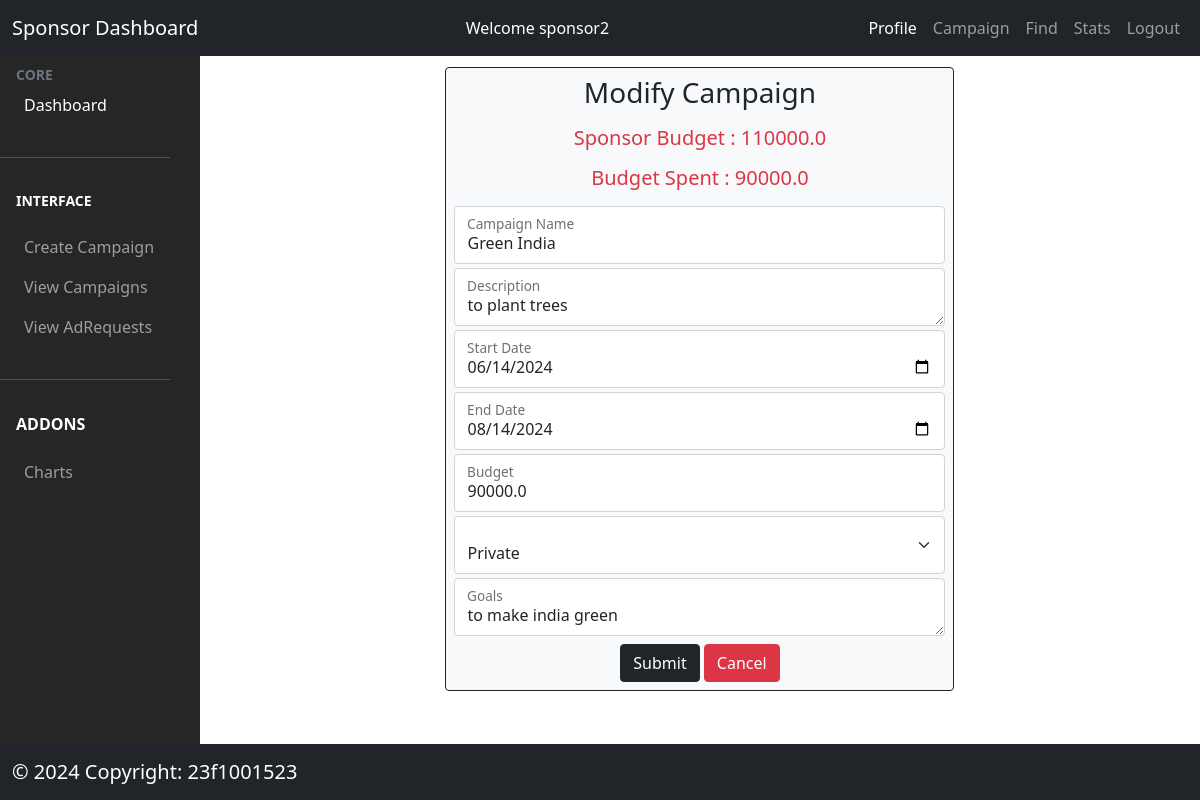
Before: /sponsor/campaign/modify/3 (signed in) with the older database file.
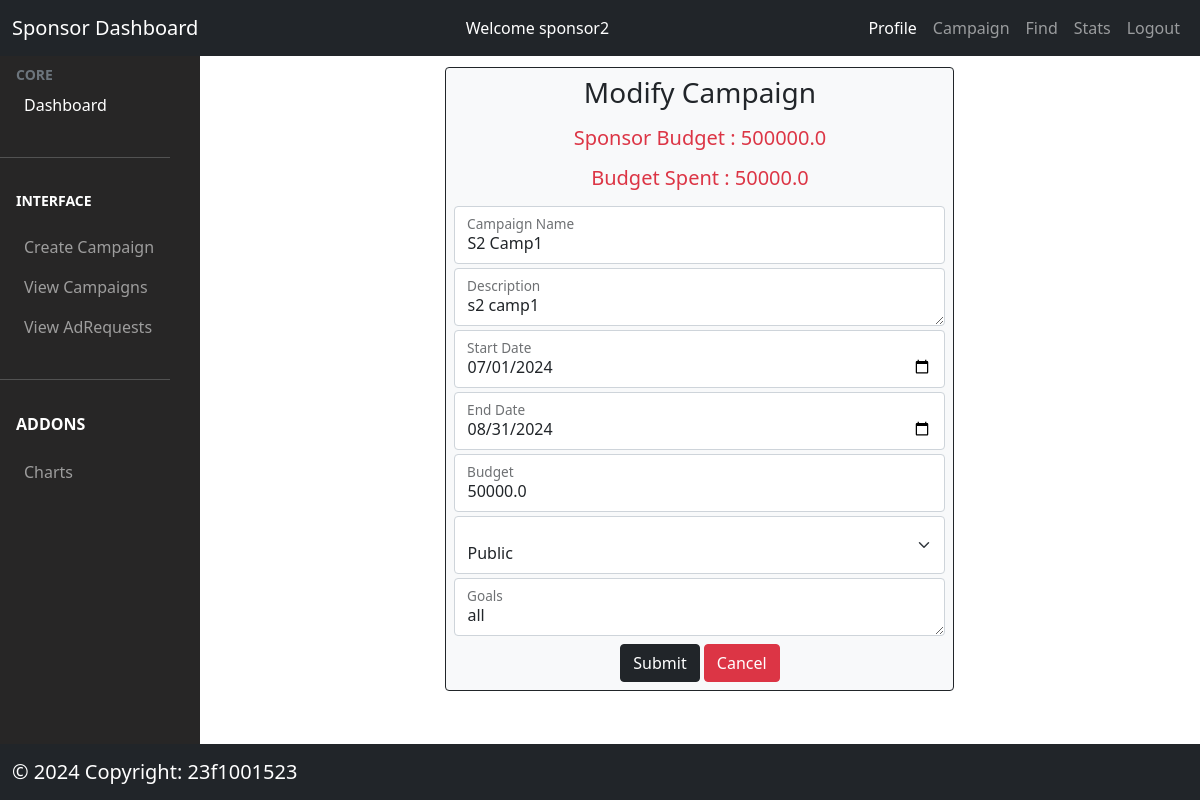
After: the same page with the newer database file.
### models/model.py (models this page shows, shortened)
class Sponsor(db.Model):
  __tablename__ = "sponsors"
  id = db.Column(db.Integer, autoincrement=True, primary_key=True)
  sponsor_id = db.Column(db.String(200), nullable=False, unique=True)
  sponsor_name = db.Column(db.String(300), nullable=False)
  sponsor_password = db.Column(db.String(50), nullable=False)
  industry = db.Column(db.String(200), nullable=False)
  budget = db.Column(db.Float, nullable=False)
  status = db.Column(db.String(200), nullable=False)
  campaigns = db.relationship("Campaign", backref="sponsor", lazy=True)
  create_date = db.Column(db.DateTime, default=datetime.now(timezone.utc))

class Campaign(db.Model):
  __tablename__ = 'campaigns'
  campaign_id = db.Column(db.Integer, autoincrement=True, primary_key=True)
  name = db.Column(db.String(200), nullable=False)
  description = db.Column(db.String(500), nullable=False)
  start_date = db.Column(db.String(200), nullable=False)
  end_date = db.Column(db.String(200), nullable=False)
  budget = db.Column(db.Float, nullable=False)
  visibility = db.Column(db.String(200), nullable=False)
  goals = db.Column(db.String(200), nullable=False)
  status = db.Column(db.String(200), nullable=False)  #active or inactive
  sponsor_id = db.Column(db.String(200),
                         db.ForeignKey("sponsors.sponsor_id"),
                         nullable=False)
  adrequests = db.relationship("AdRequest", backref="campaign", lazy=True)
  create_date = db.Column(db.DateTime, default=datetime.now(timezone.utc))
  expiry = db.Column(db.String(100), nullable=False)  # campaign expiry date

### controllers/sponsor.py (the view, shortened to what this page needs)
@app.route('/sponsor/campaign/modify/<id>', methods=['GET', 'POST'])
@login_required_sponsor
def modify_campaign(id):
  campaigns = Campaign.query.filter_by(campaign_id=id).first()
  sponsors = Sponsor.query.filter_by(sponsor_id=campaigns.sponsor_id).first()
  return render_template('/sponsor/campaign_modify_form.html',
                         campaigns=campaigns,
                         sponsors=sponsors)

### controllers/usermanager.py (called while the page is built)
def login_required_sponsor(func):
  @wraps(func)
  def wrapper_sponsor(*args, **kwargs):
    if session.get('loggedin') is None or session['user_type'] != 'sponsor':
      flash('You need to login first')
      return redirect(url_for('login'))
    return func(*args, **kwargs)
  return wrapper_sponsor

### templates/sponsor/campaign_modify_form.html (shortened to what this page needs)
{% extends '/sponsor/sponsor_dashboard.html' %}
{% block content %}
<div class="row justify-content-center mt-2">
  <div class="col-md-6 bg-light border border-dark rounded p-2">
      <h3 class='text-center mb-3'>Modify Campaign</h3>
    <h5 class='text-center mb-3 text-danger'>Sponsor Budget : {{sponsors.budget}}</h5>
    <h5 class='text-center mb-3 text-danger'>Budget Spent : {{campaigns.budget}} </h5>
      <form  action='/sponsor/campaign/modify/{{campaigns.campaign_id}}' method='POST'>
        <div  class="form-floating mb-1">
          <input type="text" class="form-control" id="campaign_name" name='campaign_name' value="{{campaigns.name}}">
          <label for="campaign_name" class="form-label text-dark">Campaign Name</label>
        </div>
        <div  class="form-floating mb-1">
          <textarea type="text" class="form-control" id="description" name='description'>{{campaigns.description}}</textarea>
          <label for="description" class="form-label text-dark">Description</label>
        </div>
        <div  class="form-floating mb-1">
          <input type="date" class="form-control" id="start_date" name='start_date' value="{{campaigns.start_date}}">
          <label for="start_date" class="form-label text-dark">Start Date</label>
        </div>
        <div  class="form-floating mb-1">
          <input type="date" class="form-control" id="end_date" name='end_date' value="{{campaigns.end_date}}">
          <label for="end_date" class="form-label text-dark">End Date</label>
        </div>
        <div  class="form-floating mb-1">
          <input type="number" class="form-control" id="budget" name='budget' value="{{campaigns.budget}}">
          <label for="budget" class="form-label text-dark">Budget</label>
        </div>
        <div  class="form-floating mb-1">
          <select class="form-select" aria-label="Default select example" name="visibility" >
            {% if campaigns.visibility=='Public' %}
            <option value="Public" selected>Public</option>
            {% elif campaigns.visibility=='Private' %}
            <option value="Private" selected>Private</option>
            {% endif %}
          </select>
        </div>
        <div  class="form-floating mb-1">
          <textarea type="text" class="form-control" id="goals" name='goals'>{{campaigns.goals}}</textarea>
          <label for="goals" class="form-label text-dark">Goals</label>
        </div>
        <div class='text-center mt-2'>
        <button type="submit" class="btn btn-dark">Submit</button>
        <a type="submit" class="btn btn-danger" href='/sponsor/campaign/show'>Cancel</a>
          </div>
      </form>
  </div>
</div>
{% endblock %}

Changed rows visible on the page:
no longer on this page (row edited): Sponsor: budget "110000.0"
now on this page (row edited): Sponsor: budget "500000.0"
changed Campaign: budget "90000.0" → "50000.0"; campaign_name "Green India" → "S2 Camp1"; description "to plant trees" → "s2 camp1"; start_date "06/14/2024" → "07/01/2024"; end_date "08/14/2024" → "08/31/2024"; visibility "Private" → "Public"; goals "to make india green" → "all"
